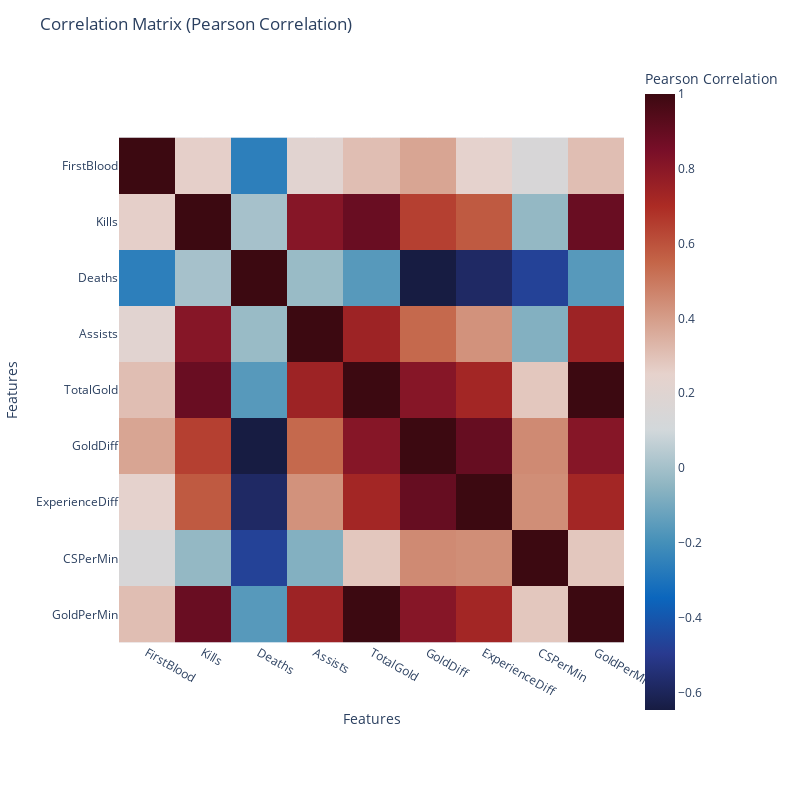

Here is the notebook cell this chart was saved with:
### Code cell
plot_correlation_matrix_plotly(df[combat_features], method='pearson')

### Figure 1 — Plotly figure (JSON) as saved in the notebook; plotly's stock layout.template omitted (floating-point values rounded to 4 significant figures)
{"data": [{"coloraxis": "coloraxis", "hovertemplate": "Features: %{x}<br>Features: %{y}<br>Pearson Correlation: %{z}<extra></extra>", "name": "0", "type": "heatmap", "x": ["FirstBlood", "Kills", "Deaths", "Assists", "TotalGold", "GoldDiff", "ExperienceDiff", "CSPerMin", "GoldPerMin"], "xaxis": "x", "y": ["FirstBlood", "Kills", "Deaths", "Assists", "TotalGold", "GoldDiff", "ExperienceDiff", "CSPerMin", "GoldPerMin"], "yaxis": "y", "z": [[1, 0.2588, -0.2588, 0.2153, 0.3068, 0.3785, 0.2404, 0.141, 0.3068], [0.2588, 1, 0.003982, 0.8088, 0.8873, 0.6471, 0.5804, -0.03575, 0.8873], [-0.2588, 0.003982, 1, -0.0233, -0.1618, -0.6471, -0.5804, -0.4702, -0.1618], [0.2153, 0.8088, -0.0233, 1, 0.7423, 0.5389, 0.43, -0.0701, 0.7423], [0.3068, 0.8873, -0.1618, 0.7423, 1, 0.8106, 0.725, 0.2817, 1.0], [0.3785, 0.6471, -0.6471, 0.5389, 0.8106, 1, 0.8945, 0.4514, 0.8106], [0.2404, 0.5804, -0.5804, 0.43, 0.725, 0.8945, 1, 0.4424, 0.725], [0.141, -0.03575, -0.4702, -0.0701, 0.2817, 0.4514, 0.4424, 1, 0.2817], [0.3068, 0.8873, -0.1618, 0.7423, 1.0, 0.8106, 0.725, 0.2817, 1]]}], "layout": {"coloraxis": {"colorbar": {"title": {"text": "Pearson Correlation"}}, "colorscale": [[0, "rgb(23, 28, 66)"], [0.09091, "rgb(41, 58, 143)"], [0.1818, "rgb(11, 102, 189)"], [0.2727, "rgb(69, 144, 185)"], [0.3636, "rgb(142, 181, 194)"], [0.4545, "rgb(210, 216, 219)"], [0.5455, "rgb(230, 210, 204)"], [0.6364, "rgb(213, 157, 137)"], [0.7273, "rgb(196, 101, 72)"], [0.8182, "rgb(172, 43, 36)"], [0.9091, "rgb(120, 14, 40)"], [1, "rgb(60, 9, 17)"]]}, "height": 800, "margin": {"t": 60}, "title": {"text": "Correlation Matrix (Pearson Correlation)"}, "width": 800, "xaxis": {"anchor": "y", "constrain": "domain", "domain": [0, 1], "scaleanchor": "y", "title": {"text": "Features"}}, "yaxis": {"anchor": "x", "autorange": "reversed", "constrain": "domain", "domain": [0, 1], "title": {"text": "Features"}}}}
